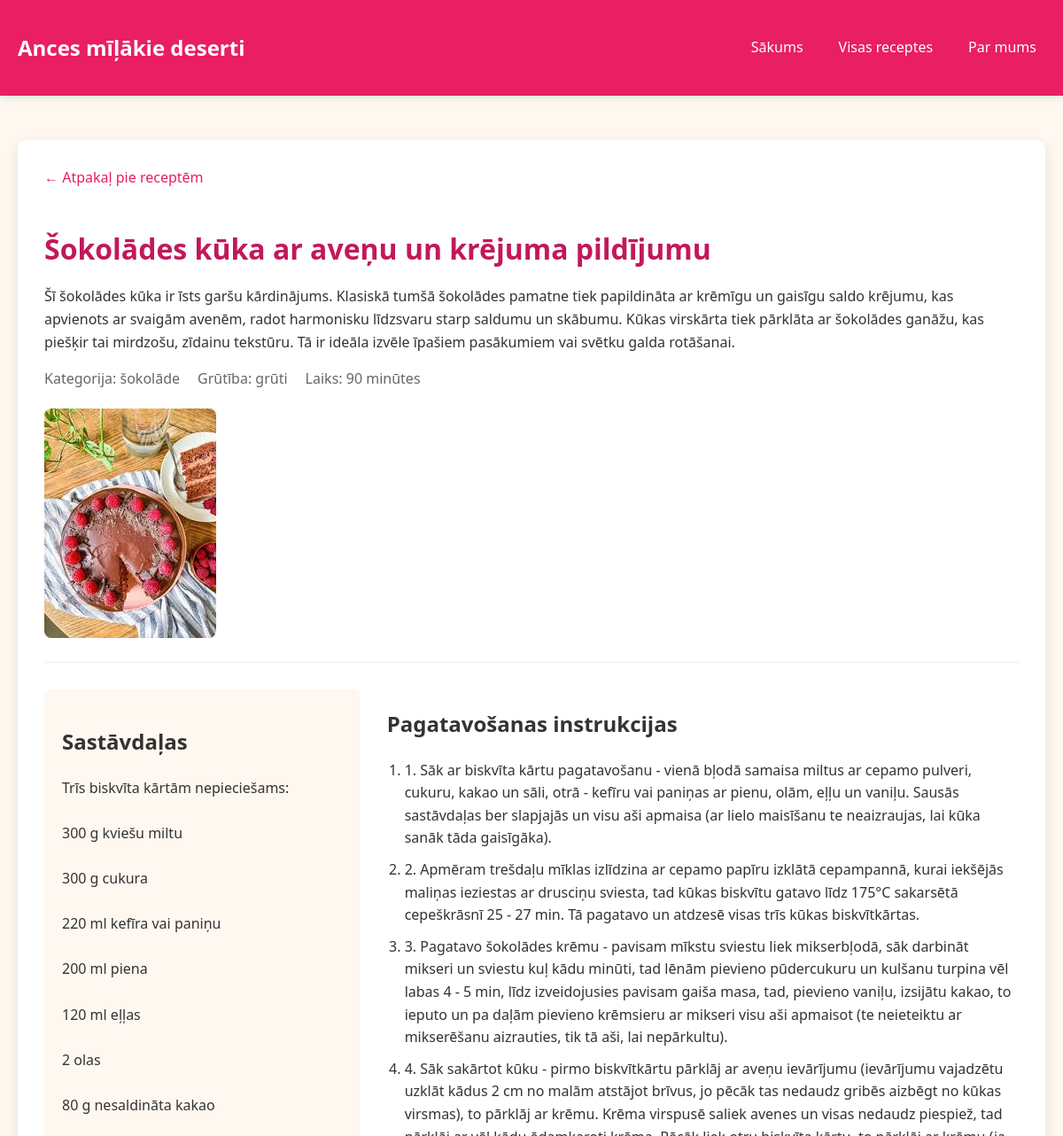
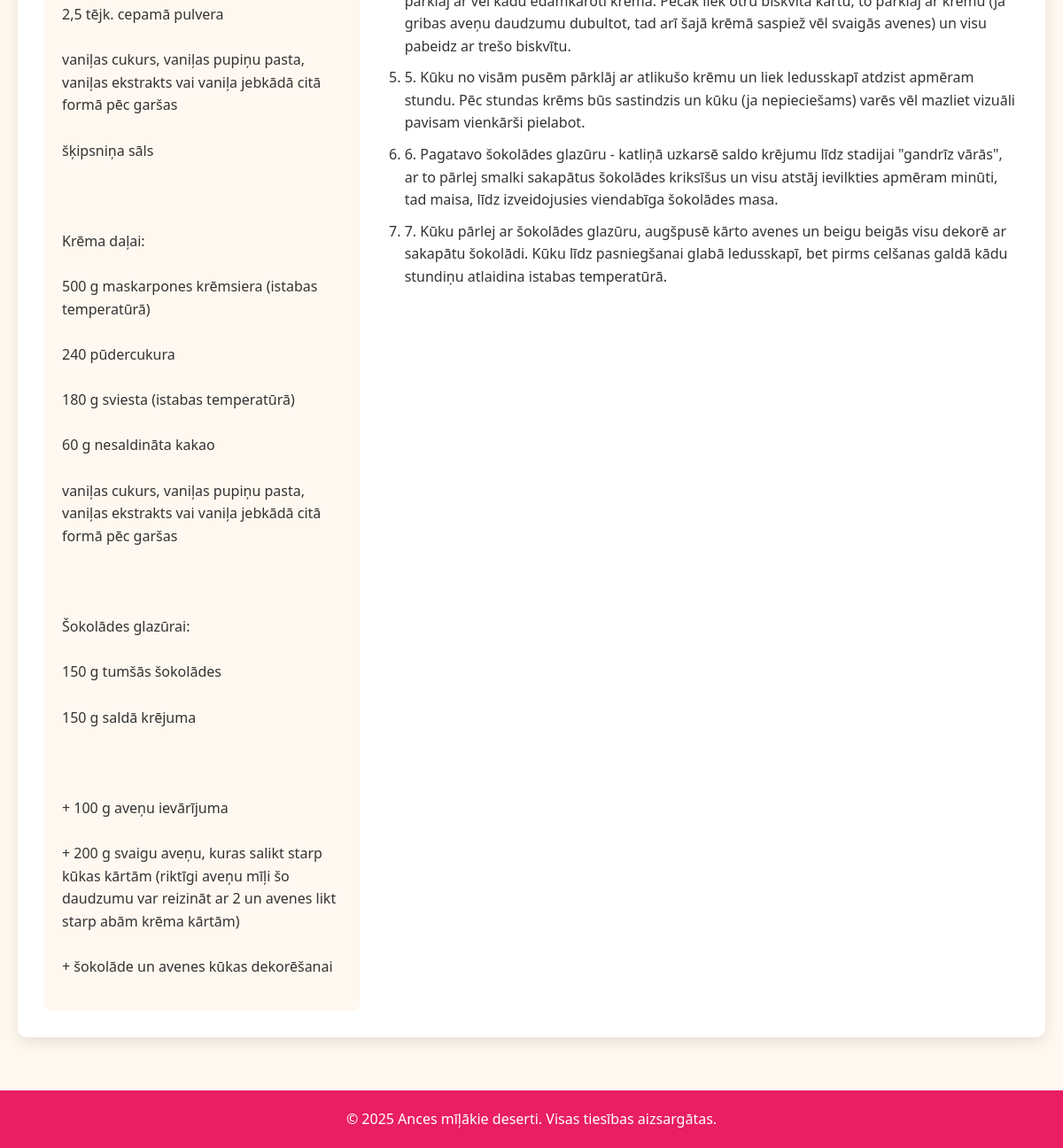
The app's page /recepte/2 with its own data (2 pictures, top to bottom).
### tables this page shows
CREATE TABLE receptes (
    id INTEGER PRIMARY KEY AUTOINCREMENT,
    nosaukums TEXT NOT NULL,
    apraksts TEXT,
    sastavdalas TEXT,
    instrukcijas TEXT,
    kategorijas_id INTEGER,
    sarezgitibas_id INTEGER,
    laiks_id INTEGER, image TEXT,
    FOREIGN KEY (kategorijas_id) REFERENCES kategorijas(id),
    FOREIGN KEY (sarezgitibas_id) REFERENCES sarezgitiba(id),
    FOREIGN KEY (laiks_id) REFERENCES laiki(id)
);

CREATE TABLE kategorijas (
    id INTEGER PRIMARY KEY AUTOINCREMENT,
    nosaukums TEXT NOT NULL
);

CREATE TABLE sarezgitiba (
    id INTEGER PRIMARY KEY AUTOINCREMENT,
    limenis TEXT NOT NULL
);

CREATE TABLE laiki (
    id INTEGER PRIMARY KEY AUTOINCREMENT,
    minutes INTEGER NOT NULL
);

### app.py (the view)
@app.route('/recepte/<int:id>')
def recepte(id):
    conn = get_db_connection()
    recepte = conn.execute('''
        SELECT r.id, r.nosaukums, r.image, r.apraksts,
               r.sastavdalas, r.instrukcijas,
               k.nosaukums AS kategorija,
               s.limenis AS sarezgitiba,
               l.minutes AS laiks
        FROM receptes r
        JOIN kategorijas k ON r.kategorijas_id = k.id
        JOIN sarezgitiba s ON r.sarezgitibas_id = s.id
        JOIN laiki l ON r.laiks_id = l.id
        WHERE r.id = ?
    ''', (id,)).fetchone()
    conn.close()
    if not recepte:
        abort(404)
    return render_template('recepte.html', recepte=recepte)

### app.py (called while the page is built)
def get_db_connection():
    conn = sqlite3.connect(DATABASE)
    conn.row_factory = sqlite3.Row
    return conn

### templates/recepte.html (shortened to what this page needs)
{% extends "base.html" %}
{% block content %}
    <div class="container">
        <div class="recepte-container">
            <a href="/visas-receptes" class="back-button">← Atpakaļ pie receptēm</a>
            <div class="recepte-header">
                <h1>{{ recepte.nosaukums }}</h1>
                {% if recepte.apraksts %}
                <p class="apraksts">{{ recepte.apraksts }}</p>
                {% endif %}
                <div class="meta-info">
                    <span>Kategorija: {{ recepte.kategorija }}</span>
                    <span>Grūtība: {{ recepte.sarezgitiba }}</span>
                    <span>Laiks: {{ recepte.laiks }} minūtes</span>
                </div>
                {% if recepte.image %}
                <img src="/static/images/products/{{ recepte.image }}" alt="{{ recepte.nosaukums }}" style="max-width: 100%; margin-top: 20px; border-radius: 8px;">
                {% endif %}
            </div>
            <div class="recepte-content">
                <div class="ingredients">
                    <h2>Sastāvdaļas</h2>
                    <p>{{ recepte.sastavdalas|replace('\n', '<br>')|safe }}</p>
                </div>
                <div class="instructions">
                    <h2>Pagatavošanas instrukcijas</h2>
                    <ol>
                        {% if recepte.instrukcijas %}
                            {% for step in recepte.instrukcijas.split('\n') %}
                                {% if step.strip() %}
                                    <li>{{ step }}</li>
                                {% endif %}
                            {% endfor %}
                        {% else %}
                            <li>Pagatavošanas instrukcijas nav pieejamas</li>
                        {% endif %}
                    </ol>
                </div>
            </div>
        </div>
    </div>
{% endblock %}

### static/style.css (style rules this page uses)
:root { --primary: #e91e63; --secondary: #ff9800; --dark: #c2185b; --light: #fff8f0; --text: #333; --white: #fff; }
body { font-family: 'Segoe UI', Tahoma, Geneva, Verdana, sans-serif; line-height: 1.6; color: var(--text); background-color: var(--light); margin: 0; padding: 0; }
.container { max-width: 1200px; margin: 0 auto; padding: 20px; }
.recepte-container { background: var(--white); padding: 30px; border-radius: 10px; box-shadow: 0 5px 15px rgba(0,0,0,0.1); }
.back-button { display: inline-block; margin-bottom: 20px; color: var(--primary); text-decoration: none; font-weight: 500; }
.recepte-header { margin-bottom: 30px; padding-bottom: 20px; border-bottom: 1px solid #eee; }
.recepte-header h1 { color: var(--dark); margin-bottom: 10px; }
.meta-info { display: flex; gap: 20px; color: #666; }
.recepte-content { display: grid; grid-template-columns: 1fr 2fr; gap: 30px; }
.ingredients { background: var(--light); padding: 20px; border-radius: 8px; }
.instructions ol { padding-left: 20px; }
.instructions li { margin-bottom: 10px; }

### records on screen
receptes: nosaukums "Šokolādes kūka ar aveņu un krējuma pildījumu", apraksts "Šī šokolādes kūka ir īsts garšu kārdinājums. Klasiskā tumšā šokolādes pamatne tiek papildināta ar krēmīgu un gaisīgu saldo krējumu, kas apvienots ar svaigām avenēm, radot harmonisku līdzsvaru starp saldumu un skābumu. Kūkas virskārta tiek pārklāta ar šokolādes ganāžu, kas piešķir tai mirdzošu, zīdainu tekstūru. Tā ir ideāla izvēle īpašiem pasākumiem vai svētku galda rotāšanai.", image (picture), sastavdalas "Trīs biskvīta kārtām nepieciešams: 300 g kviešu miltu 300 g cukura 220 ml kefīra vai paniņu 200 ml piena 120 ml eļļas 2 olas 80 g nesaldināta kakao 2,5 tējk. cepamā pulvera vaniļas cukurs, vaniļas pupiņu pasta, vaniļas ekstrakts vai vaniļa jebkādā citā formā pēc garšas šķipsniņa sāls Krēma daļai: 500 g maskarpones krēmsiera (istabas temperatūrā) 240 pūdercukura 180 g sviesta (istabas temperatūrā) 60 g nesaldināta kakao vaniļas cukurs, vaniļas pupiņu pasta, vaniļas ekstrakts vai vaniļa jebkādā citā formā pēc garšas Šokolādes glazūrai: 150 g tumšās šokolādes 150 g saldā krējuma + 100 g aveņu ievārījuma + 200 g svaigu aveņu, kuras salikt starp kūkas kārtām (riktīgi aveņu mīļi šo daudzumu var…"
kategorijas: kategorija "šokolāde"
sarezgitiba: sarezgitiba "grūti"
laiki: laiks "90"
